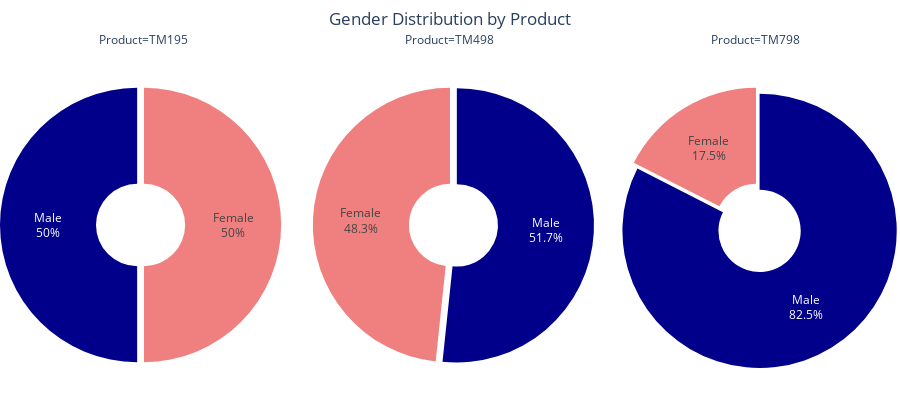

The code cell stored with this chart in its notebook:
### Code cell
# Grouping by product and gender and counting the number of occurrences
gender_counts = df.groupby(['Product', 'Gender']).count()['Age'].reset_index() # Here age doesn't matter, we are just counting the occurences

# Creating pie charts for each product
pie1 = px.pie(gender_counts, values='Age', names='Gender', title='Gender Distribution by Product', facet_col='Product',
             color='Gender', hole=0.3, labels={'Age': 'Count'},
             color_discrete_map={'Male': 'darkblue', 'Female': 'lightcoral'}  # Custom color map
             )

# Adding product information to the pie charts
pie1.update_traces(textposition='inside', textinfo='percent+label', pull=[0, 0.05])  # Adjust pull for better visibility

# Updating layout for better appearance
pie1.update_layout(
    margin=dict(l=0, r=0, b=0, t=50),  # Adjust margins
    showlegend=False,  # Hide legend
    title_x = 0.5,  # Center title
    height=400  # Set height for better aspect ratio
)


pie1.show()

### Figure 1 — Plotly figure (JSON) as saved in the notebook; plotly's stock layout.template omitted (floating-point values rounded to 4 significant figures)
{"data": [{"customdata": [["Female"], ["Male"]], "domain": {"x": [0, 0.32], "y": [0, 1]}, "hole": 0.3, "hovertemplate": "Product=TM195<br>Gender=%{customdata[0]}<br>Count=%{value}<extra></extra>", "labels": ["Female", "Male"], "legendgroup": "", "marker": {"colors": ["lightcoral", "darkblue"]}, "name": "", "pull": [0, 0.05], "showlegend": true, "textinfo": "percent+label", "textposition": "inside", "type": "pie", "values": [40, 40]}, {"customdata": [["Female"], ["Male"]], "domain": {"x": [0.34, 0.66], "y": [0, 1]}, "hole": 0.3, "hovertemplate": "Product=TM498<br>Gender=%{customdata[0]}<br>Count=%{value}<extra></extra>", "labels": ["Female", "Male"], "legendgroup": "", "marker": {"colors": ["lightcoral", "darkblue"]}, "name": "", "pull": [0, 0.05], "showlegend": true, "textinfo": "percent+label", "textposition": "inside", "type": "pie", "values": [29, 31]}, {"customdata": [["Female"], ["Male"]], "domain": {"x": [0.68, 1.0], "y": [0, 1]}, "hole": 0.3, "hovertemplate": "Product=TM798<br>Gender=%{customdata[0]}<br>Count=%{value}<extra></extra>", "labels": ["Female", "Male"], "legendgroup": "", "marker": {"colors": ["lightcoral", "darkblue"]}, "name": "", "pull": [0, 0.05], "showlegend": true, "textinfo": "percent+label", "textposition": "inside", "type": "pie", "values": [7, 33]}], "layout": {"annotations": [{"font": {}, "showarrow": false, "text": "Product=TM195", "x": 0.16, "xanchor": "center", "xref": "paper", "y": 1, "yanchor": "bottom", "yref": "paper"}, {"font": {}, "showarrow": false, "text": "Product=TM498", "x": 0.5, "xanchor": "center", "xref": "paper", "y": 1, "yanchor": "bottom", "yref": "paper"}, {"font": {}, "showarrow": false, "text": "Product=TM798", "x": 0.84, "xanchor": "center", "xref": "paper", "y": 1, "yanchor": "bottom", "yref": "paper"}], "height": 400, "legend": {"tracegroupgap": 0}, "margin": {"b": 0, "l": 0, "r": 0, "t": 50}, "showlegend": false, "title": {"text": "Gender Distribution by Product", "x": 0.5}}}
